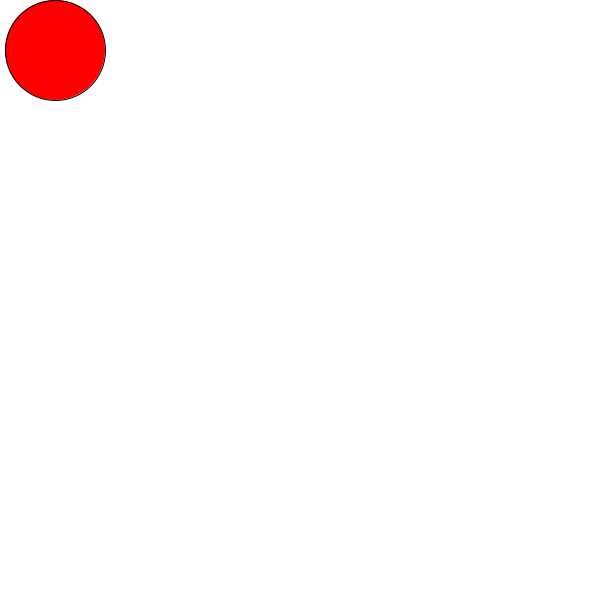
Frame 1 (no input)
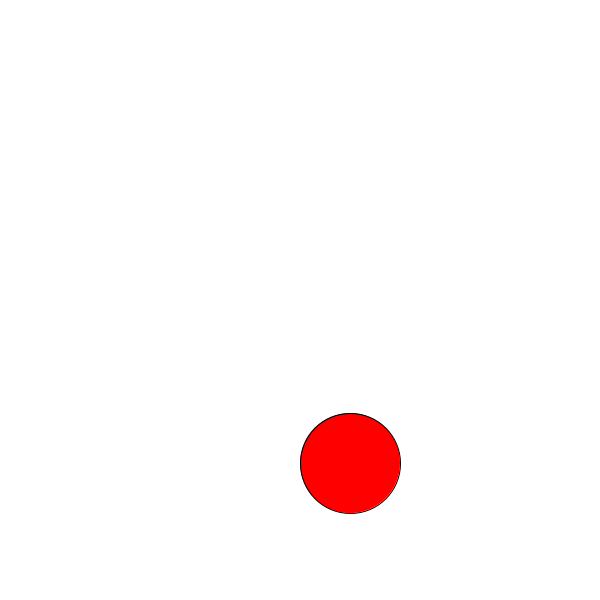
Frame 60 (the mouse pressed at the canvas centre just before this capture)
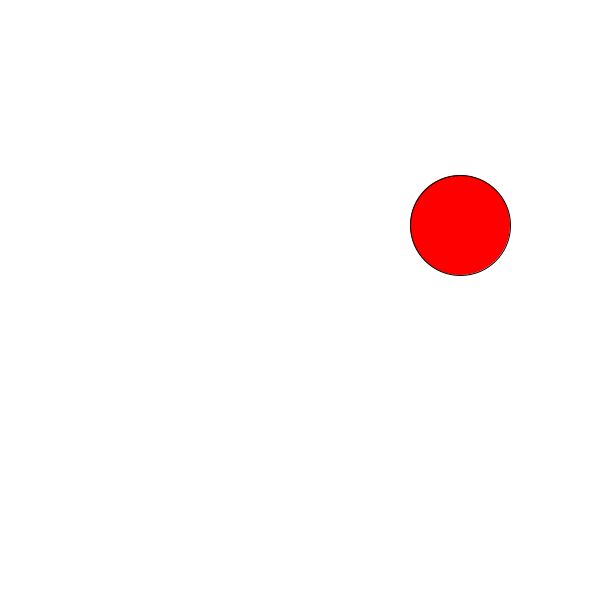
Frame 120 (the mouse held since frame 60 and released just before this capture)

The Processing sketch that drew these frames (run headless with seeded random() and noise(); from frame 60 on, the mouse is pressed at the canvas centre):

// Processing sketch: processing_104876
// ── processing_104876.pde

int radius = 50;
int xPos = 50;
int yPos = 50;
int stepSizeX = 5;
int stepSizeY = 7;

void setup(){
  size(600,600);
 
}

void draw(){

  background(255);  
  
  fill(255,0,0);
  smooth(0);
  
  xPos = xPos + stepSizeX;
  ellipse(xPos,yPos,2*radius,2*radius);
  if(xPos > (width-radius) || xPos < radius){
  stepSizeX = stepSizeX*-1;
  }
  
  yPos = yPos +stepSizeY;
  if(yPos > (height-radius) || yPos <radius){
   stepSizeY = stepSizeY*-1; 
  }
 
}
